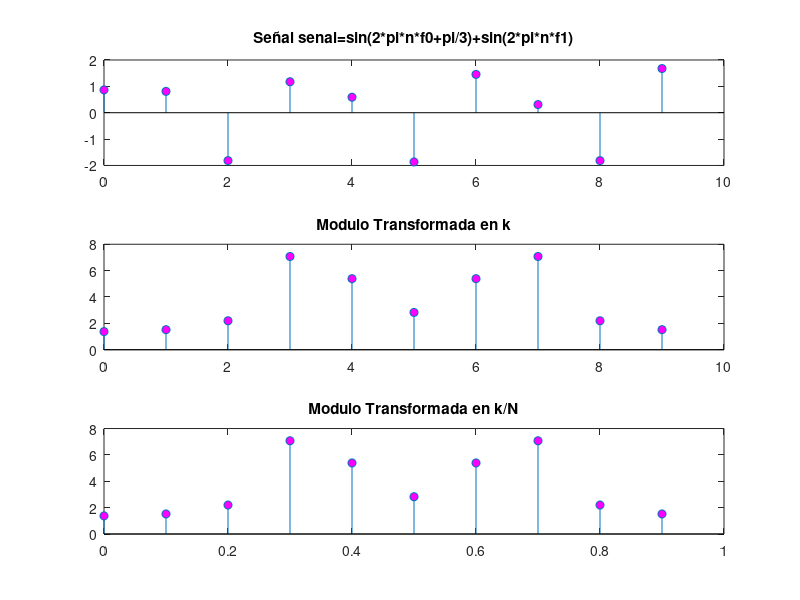
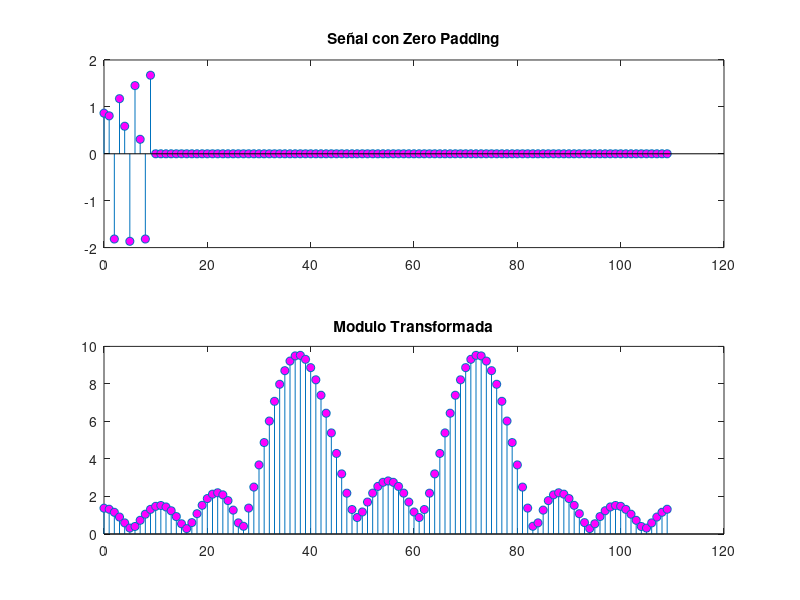

Write the MATLAB code that produced these figures, in order.
#Inicializamos
close all
clear all
clc

#Numero de muestras
N=10;
#F0
F0=100;
#F1
F1=105;
#Frecuencia Muestreo
Fs=3*F0;
#Frecuencia
f0=F0/Fs;
f1=F1/Fs;
#Rango
n=0:N-1;
#Valor de K
k=n;

L=100;%ceros añadiso al final de la señal

#Señal
senal=sin(2*pi*n*f0+pi/3)+sin(2*pi*n*f1);

#Transformada de la señal
trans=fft(senal);

#Representamos al señal
figure('name','Resolución Espectral.','NumberTitle','off');
subplot(311);
stem(n,senal, "markerfacecolor", [1 0 1]);
#stem(n*Fs/N,senal, "markerfacecolor", [1 0 1]);
title ("Señal senal=sin(2*pi*n*f0+pi/3)+sin(2*pi*n*f1)");

#Representamos el modulo de la transformada en k
subplot(312);
stem(k,abs(trans), "markerfacecolor", [1 0 1]);
title ("Modulo Transformada en k");

#Representamos el modulo de la transformada en k/N
subplot(313);
stem(k/N,abs(trans), "markerfacecolor", [1 0 1]);
title ("Modulo Transformada en k/N");


%Veamos la funcion aplicando zero padding

xzp = [senal zeros(1,L)]; %añadimos los 0 al final de la señal
Nzp= length(xzp); %calculamos el tamaño total de muestras
nzp= 0:Nzp-1; %definimos el nuevo rango de valores
figure(2);
subplot(211);
stem(nzp, xzp, "markerfacecolor", [1 0 1]);
title ("Señal con Zero Padding");

xftzp=fft(xzp); %calculo de la transformada

subplot(212);
stem(nzp,abs(xftzp), "markerfacecolor", [1 0 1]);
#stem(nzp*Fs/Nzp,abs(xftzp), "markerfacecolor", [1 0 1]);
title ("Modulo Transformada");

